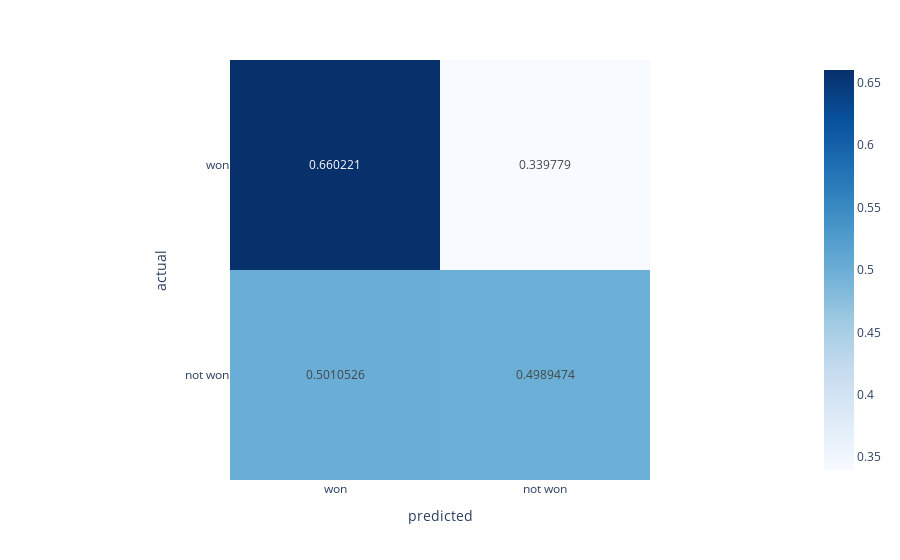

The code cell stored with this chart in its notebook:
### Code cell
import xgboost as xgb

#XGBClassifier default parameters are not available without fitting the model
XGB_model = xgb.XGBClassifier(verbosity = 0,
                              objective='binary:logistic',
                              booster='gbtree',
                              eta = 0.01,
                              eval_metric='auc',
                              max_depth = 2,
                              max_delta_step = 10,
                              subsample = 0.1,
                              reg_lambda = 1.1,
                              reg_alpha = 0.6,
                              tree_method = 'exact',
                              scale_pos_weight = 0.76,
                              )
#XGB_model.get_params()
combined, precision_weight, precision_raw, importances,XGB_model = make_xgb_predictions (XGB_model,df_rolling, predictors+new_cols)
print(precision_raw)
print(precision_weight)
a = pd.crosstab(index=combined["actual"], columns=combined["predicted"])
#Have to divide by the sum of each row to maintain consistancy with the random forrest confusion matrix plots. 
a = a.div(a.sum(axis=1), axis = 0)
import plotly.express as px
fig = px.imshow(a, color_continuous_scale='blues', text_auto=True, x = ['won', 'not won'], y = ['won','not won'])
fig.show()

### Figure 1 — Plotly figure (JSON) as saved in the notebook; plotly's stock layout.template omitted (floating-point values rounded to 4 significant figures)
{"data": [{"coloraxis": "coloraxis", "hovertemplate": "predicted: %{x}<br>actual: %{y}<br>color: %{z}<extra></extra>", "name": "0", "texttemplate": "%{z}", "type": "heatmap", "x": ["won", "not won"], "xaxis": "x", "y": ["won", "not won"], "yaxis": "y", "z": [[0.6602, 0.3398], [0.5011, 0.4989]]}], "layout": {"coloraxis": {"colorscale": [[0, "rgb(247,251,255)"], [0.125, "rgb(222,235,247)"], [0.25, "rgb(198,219,239)"], [0.375, "rgb(158,202,225)"], [0.5, "rgb(107,174,214)"], [0.625, "rgb(66,146,198)"], [0.75, "rgb(33,113,181)"], [0.875, "rgb(8,81,156)"], [1, "rgb(8,48,107)"]]}, "margin": {"t": 60}, "xaxis": {"anchor": "y", "constrain": "domain", "domain": [0, 1], "scaleanchor": "y", "title": {"text": "predicted"}}, "yaxis": {"anchor": "x", "autorange": "reversed", "constrain": "domain", "domain": [0, 1], "title": {"text": "actual"}}}}
